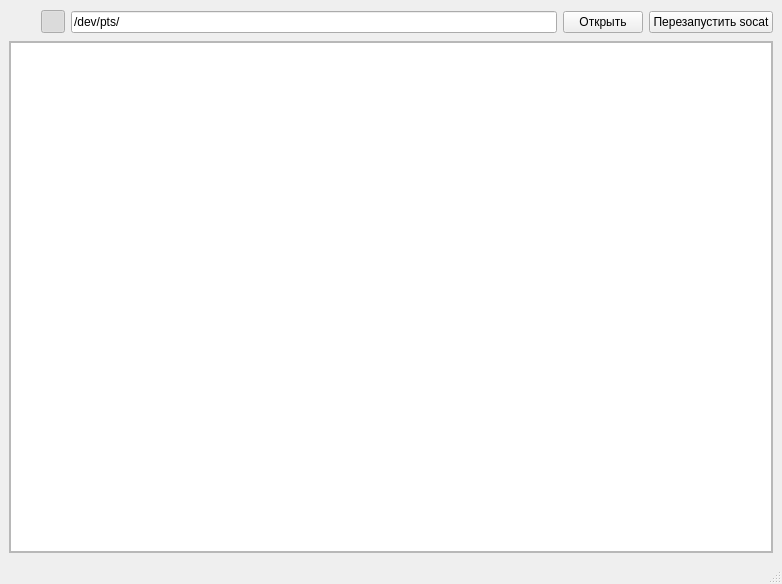
<?xml version="1.0" encoding="UTF-8"?>
<ui version="4.0">
 <class>Main_Window</class>
 <widget class="QMainWindow" name="Main_Window">
  <property name="geometry">
   <rect>
    <x>0</x>
    <y>0</y>
    <width>782</width>
    <height>584</height>
   </rect>
  </property>
  <property name="windowTitle">
   <string>Эмулятор</string>
  </property>
  <property name="windowIcon">
   <iconset resource="main.qrc">
    <normaloff>:/main.png</normaloff>:/main.png</iconset>
  </property>
  <widget class="QWidget" name="centralwidget">
   <layout class="QVBoxLayout" name="verticalLayout">
    <item>
     <layout class="QHBoxLayout" name="horizontalLayout_3">
      <item>
       <widget class="Dai::Light_Indicator" name="light_indicator_" native="true">
        <property name="minimumSize">
         <size>
          <width>26</width>
          <height>26</height>
         </size>
        </property>
        <property name="maximumSize">
         <size>
          <width>26</width>
          <height>26</height>
         </size>
        </property>
       </widget>
      </item>
      <item>
       <widget class="QToolButton" name="favorites_only">
        <property name="autoFillBackground">
         <bool>true</bool>
        </property>
        <property name="text">
         <string/>
        </property>
        <property name="icon">
         <iconset resource="main.qrc">
          <normaloff>:/img/star.png</normaloff>:/img/star.png</iconset>
        </property>
        <property name="checkable">
         <bool>true</bool>
        </property>
        <property name="checked">
         <bool>true</bool>
        </property>
       </widget>
      </item>
      <item>
       <widget class="QLineEdit" name="portName">
        <property name="text">
         <string>/dev/pts/</string>
        </property>
       </widget>
      </item>
      <item>
       <widget class="QPushButton" name="openBtn">
        <property name="text">
         <string>Открыть</string>
        </property>
        <property name="checkable">
         <bool>true</bool>
        </property>
       </widget>
      </item>
      <item>
       <widget class="QPushButton" name="socatReset">
        <property name="text">
         <string>Перезапустить socat</string>
        </property>
       </widget>
      </item>
     </layout>
    </item>
    <item>
     <widget class="QScrollArea" name="scrollArea">
      <property name="widgetResizable">
       <bool>true</bool>
      </property>
      <widget class="QWidget" name="content">
       <property name="geometry">
        <rect>
         <x>0</x>
         <y>0</y>
         <width>762</width>
         <height>484</height>
        </rect>
       </property>
       <layout class="QVBoxLayout" name="verticalLayout_2">
        <property name="leftMargin">
         <number>0</number>
        </property>
        <property name="topMargin">
         <number>0</number>
        </property>
        <property name="rightMargin">
         <number>0</number>
        </property>
        <property name="bottomMargin">
         <number>0</number>
        </property>
        <item>
         <widget class="QTreeView" name="tree_view">
          <property name="contextMenuPolicy">
           <enum>Qt::CustomContextMenu</enum>
          </property>
         </widget>
        </item>
       </layout>
      </widget>
     </widget>
    </item>
   </layout>
  </widget>
  <widget class="QMenuBar" name="menubar">
   <property name="geometry">
    <rect>
     <x>0</x>
     <y>0</y>
     <width>782</width>
     <height>23</height>
    </rect>
   </property>
  </widget>
  <widget class="QStatusBar" name="statusbar"/>
 </widget>
 <customwidgets>
  <customwidget>
   <class>Dai::Light_Indicator</class>
   <extends>QWidget</extends>
   <header>light_indicator.h</header>
   <container>1</container>
  </customwidget>
 </customwidgets>
 <tabstops>
  <tabstop>portName</tabstop>
  <tabstop>favorites_only</tabstop>
  <tabstop>openBtn</tabstop>
  <tabstop>socatReset</tabstop>
  <tabstop>scrollArea</tabstop>
 </tabstops>
 <resources>
  <include location="main.qrc"/>
 </resources>
 <connections/>
</ui>
